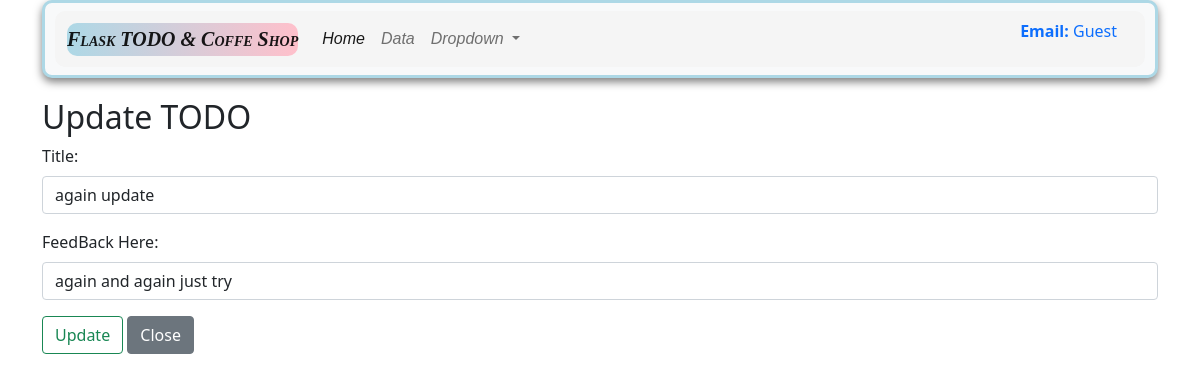
/update/1, run on an earlier commit of the app's database.
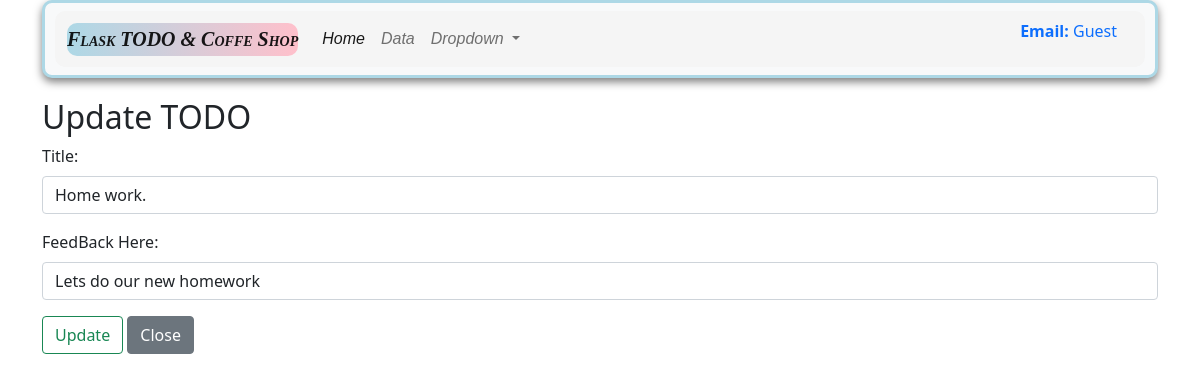
And on a later commit of the database.
### app.py (models this page shows, shortened)
class Todo(db.Model):
    __tablename__ = 'todo'
    sno = db.Column(db.Integer, primary_key=True)
    title = db.Column(db.String, nullable=False)
    desc= db.Column(db.String(500), nullable=False)
    date_created = db.Column(db.DateTime, default = datetime.utcnow)

### app.py (the view, shortened to what this page needs)
@app.route('/update/<int:sno>', methods =['GET', 'POST'])
def update(sno):
    todo = Todo.query.filter_by(sno=sno).first()
    return render_template('update.html', todo=todo)

### templates/update.html (shortened to what this page needs)
{% extends "base.html" %}
{% block body %}
      <div class ="container my-3" >
        <h2> Update TODO</h2>
        <form action ="/update/{{todo.sno}}" method = "POST">
        <div class="mb-3">
            <label for="title" class="form-label">Title: </label>
            <input type="text" class="form-control" name="title" id="title" value ="{{todo.title}}" placeholder="Type your title name here!">
          </div>
          <div class="mb-3">
            <label for="desc" class="form-label">FeedBack Here: </label>
            <input type = "textarea" class="form-control" value= "{{todo.desc}}" name= "desc" id="desc"  rows="3"></textarea>
          </div>
          <button type="submit" class="btn btn-outline-success"> Update</button>
          <a href ="/todo_page" class="btn btn-secondary">Close</a>
        </form>
      </div>
      <br>
    {% endblock body %}

What changed in the data, as far as the page shows it:
changed Todo: title "again update" → "Home work."; desc "again and again just try" → "Lets do our new homework"
